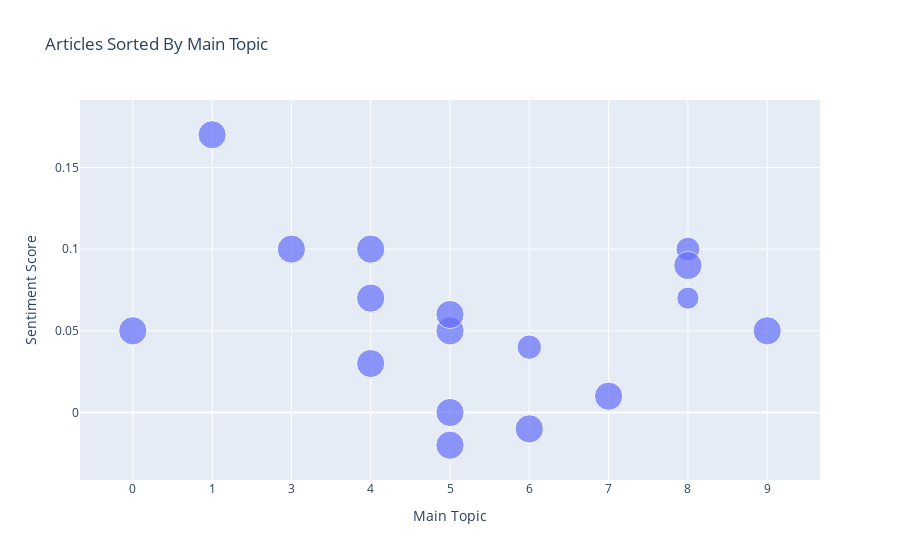

Write notebook code for a chart like this one.
### Markdown cell above
## Visualize all articles on their main topic

### Code cell
visualize_all_articles_on_main_topic(df)

### Figure 1 — Plotly figure (JSON) as saved in the notebook; plotly's stock layout.template omitted (floating-point values rounded to 4 significant figures)
{"data": [{"customdata": [["www.health.mil", "Neutral Positive", 0.9974], ["bit.ly", "Positive", 0.9934], ["www.lewrockwell.com", "Neutral Positive", 0.9988], ["childrenshealthdefense.org", "Neutral Positive", 0.9984], ["nation.com.pk", "Neutral Positive", 0.9968], ["www.dailysabah.com", "Neutral Negative", 0.9936], ["www.foxnews.com", "Neutral Negative", 0.9946], ["technofog.substack.com", "Neutral Positive", 0.9975], ["barrie.ctvnews.ca", "Neutral Negative", 0.9976], ["komonews.com", "Neutral Positive", 0.9934], ["www.washingtonpost.com", "Neutral Negative", 0.9985], ["foxreno.com", "Neutral", 0.7458], ["fox40.com", "Neutral Negative", 0.9972], ["www.military.com", "Neutral Positive", 0.6161], ["abc7amarillo.com", "Neutral Positive", 0.7141], ["roundingtheearth.substack.com", "Neutral Positive", 0.9991], ["www.thegatewaypundit.com", "Neutral Positive", 0.9962]], "hovertemplate": "Address: %{customdata[0]}<br>Sentiment Label: %{customdata[1]}<br>Main Topic Score :%{customdata[2]}", "legendgroup": "", "marker": {"color": "#636efa", "size": [0.9974, 0.9934, 0.9988, 0.9984, 0.9968, 0.9936, 0.9946, 0.9975, 0.9976, 0.9934, 0.9985, 0.7458, 0.9972, 0.6161, 0.7141, 0.9991, 0.9962], "sizemode": "area", "sizeref": 0.002498, "symbol": "circle"}, "mode": "markers", "name": "", "orientation": "v", "showlegend": false, "type": "scatter", "x": [0, 1, 3, 4, 4, 4, 5, 5, 5, 5, 6, 6, 7, 8, 8, 8, 9], "xaxis": "x", "y": [0.05, 0.17, 0.1, 0.1, 0.07, 0.03, 0, 0.05, -0.02, 0.06, -0.01, 0.04, 0.01, 0.07, 0.1, 0.09, 0.05], "yaxis": "y"}], "layout": {"legend": {"itemsizing": "constant", "tracegroupgap": 0}, "title": {"text": "Articles Sorted By Main Topic"}, "xaxis": {"anchor": "y", "domain": [0, 1], "title": {"text": "Main Topic"}, "type": "category"}, "yaxis": {"anchor": "x", "domain": [0, 1], "title": {"text": "Sentiment Score"}}}}
